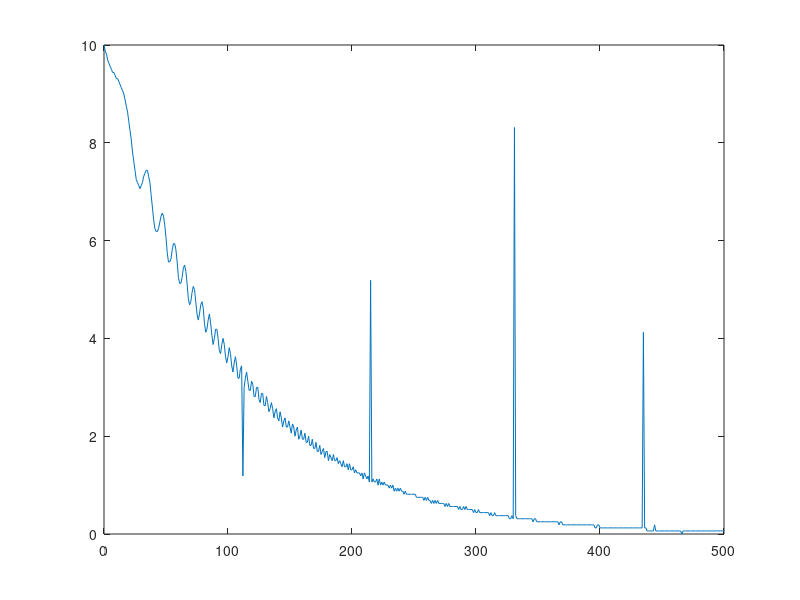

Write the MATLAB code that produced this figure.
% generate decreasing discrete exponential
Tf = 5; %total seconds
Fs = 100; %sample frequency Hz
t = 0:(Tf*Fs); %time domain
A0 = 10; %initial angle value

% base function
At = A0 .* exp(-t / Fs);

% vanishing periodic noise
At = At + (0.6 .* exp(-t / 90) .* sin(pi .* t.^2 / 500));

% convert to fixed point
At_int16 = int16(floor(16 * At));
At_bin16 = dec2bin(At_int16, 16);

% inject random bit errors
for i = 1:(Tf*Fs+1)
    if randi(100) <= 1 
        rnum = randi([9, 16]);
        if At_bin16(i,rnum) == '0'
            At_bin16(i,rnum) = '1';
        else
            At_bin16(i,rnum) = '0';
        end
    end
end

% convert back to dec to plot
At_rint16 = bin2dec(At_bin16)/16;
figure;
plot(t, At_rint16);

% print the waveform to fixed point binary
fileID = fopen('testwave.txt','w');
for i = 1:(Tf*Fs+1)
    fprintf(fileID, strcat(At_bin16(i,:), '\n'));
end
fclose(fileID);